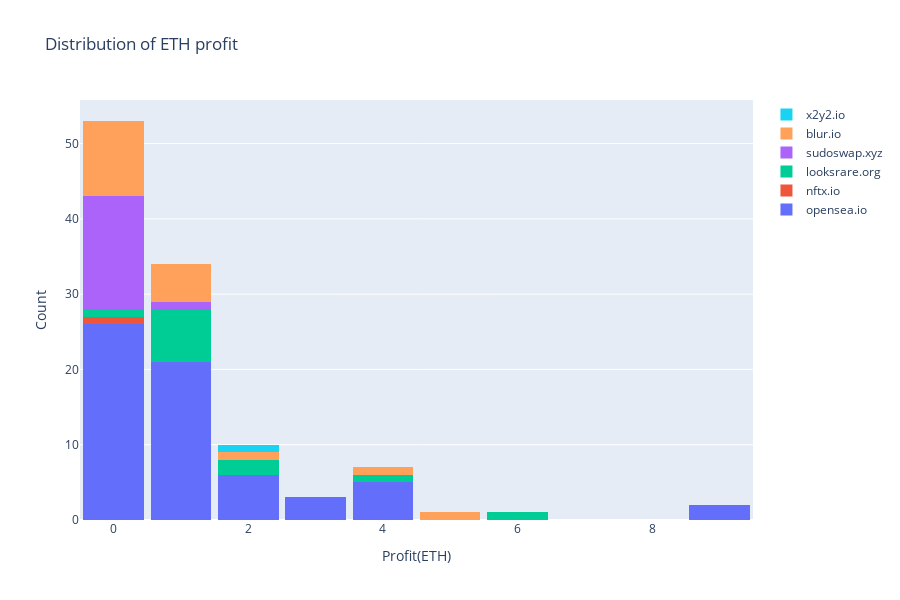

Source (notebook cell):
### Code cell
fig = go.Figure()
for i in bots['orderSource'].unique():
    fig.add_trace(go.Histogram(x=bots[bots['orderSource']== i]['Arbitrage profit'],nbinsx= 10, name= i ))
fig.update_layout(title_text = "Distribution of ETH profit", 
                  width =900, height = 600, bargap= 0.1,
                  xaxis_title_text='Profit(ETH)', yaxis_title_text='Count',
                  barmode = 'stack'
                  )
fig.show()

### Figure 1 — Plotly figure (JSON) as saved in the notebook; plotly's stock layout.template omitted (floating-point values rounded to 4 significant figures)
{"data": [{"name": "opensea.io", "nbinsx": 10, "type": "histogram", "x": [0.3219, 0.3219, 0.3219, 0.5, 0.4, 8.61, 1.556, 4.3, 2.82, 4.1, 0, 8.9, 1.15, 1, 4, 1, 0, 0, 0, 1.9, 1.66, 2.12, 2.779, 1.2, 4.01, 2, 1.1, 2.5, 1, 1.15, 0.89, 1.2, 3.7, 0, 1.5, 1, 1, 0, 0.03257, 1.1, 0.8, 0.54, 0.04133, 0.1101, 0.07603, 1.201, 1.21, 0.39, 0.107, 0.9184, 0.2, 0.12, 0.16, 0.1793, 0.13, 0.54, 0.4, 0.6011, 0.4, 0.449, 0.33, 0.1301, 0.5]}, {"name": "nftx.io", "nbinsx": 10, "type": "histogram", "x": [0.1391]}, {"name": "looksrare.org", "nbinsx": 10, "type": "histogram", "x": [3.5, 1, 1.35, 0.95, 1.801, 1, 1.77, 1.112, 0.67, 6.324, 0.5, 0.069]}, {"name": "sudoswap.xyz", "nbinsx": 10, "type": "histogram", "x": [0.06387, 0.01387, 0.265, 0.00961, 0.2905, 0.01318, 0.0425, 0.2262, 0.08248, 0.02696, 0.2083, 0.576, 0.4072, 0.2647, 0.07465, 0.2442]}, {"name": "blur.io", "nbinsx": 10, "type": "histogram", "x": [0.03831, 0.03756, 0.576, 4.68, 4.333, 1.2, 0.3801, 0.02, 0.09244, 0.1, 0.64, 0.03024, 0.03769, 0.1154, 0.6, 0.5, 2.01, 0]}, {"name": "x2y2.io", "nbinsx": 10, "type": "histogram", "x": [1.815]}], "layout": {"bargap": 0.1, "barmode": "stack", "height": 600, "title": {"text": "Distribution of ETH profit"}, "width": 900, "xaxis": {"title": {"text": "Profit(ETH)"}}, "yaxis": {"title": {"text": "Count"}}}}
